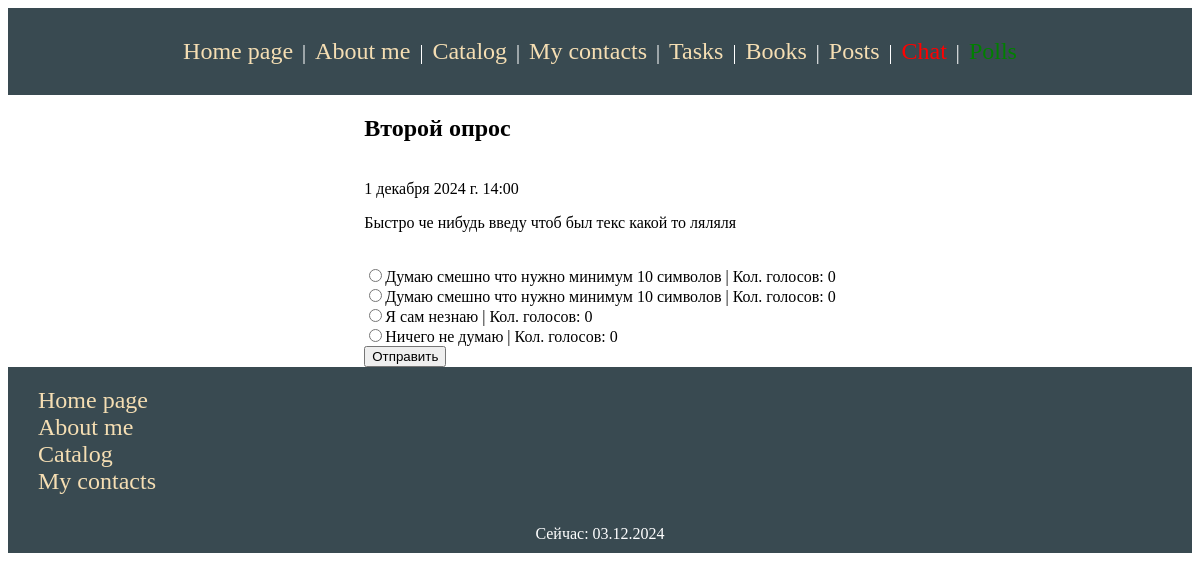
The app's page /polls/poll/2/, older data.
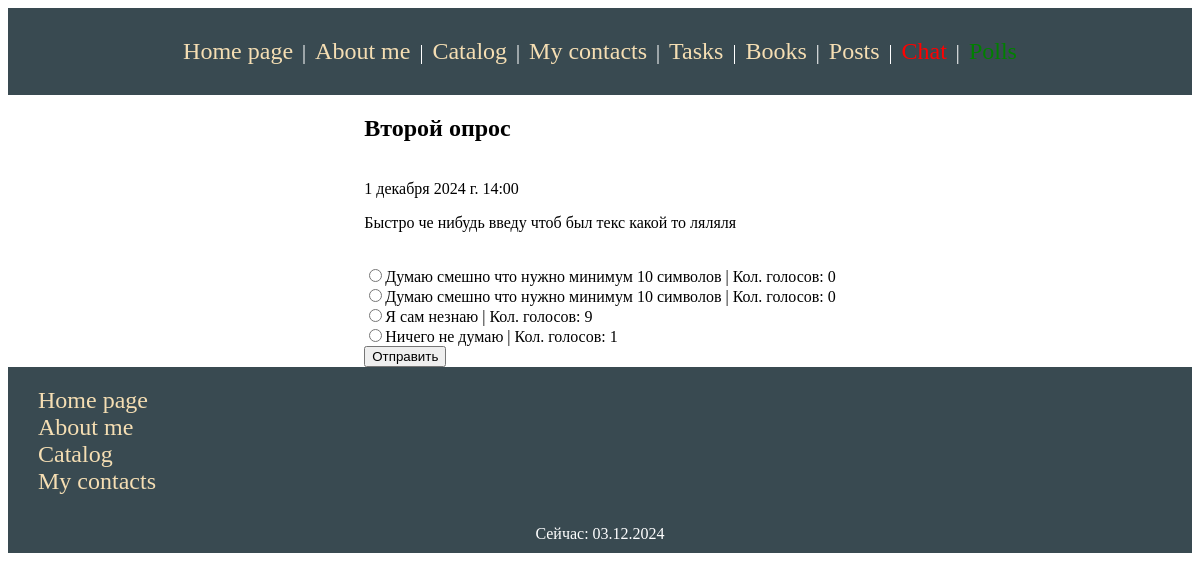
The same page, newer data.
### block/models/poll.py (models this page shows)
class Option(models.Model):
    poll = models.ForeignKey(Poll, on_delete=models.CASCADE, related_name='options')
    text = models.CharField(max_length=100, validators=[MinLengthValidator(10)])
    votes = models.IntegerField(default=0)

### block/views.py (the view)
# urls.py: path('polls/poll/<int:id>/', views.poll_detales, name='poll'),
def poll_detales(request, id):
    pull = Poll.objects.filter(id=id)
    option = Option.objects.filter(poll_id=id)
    return render(request, 'Polls/pull.html', {'pull': pull, 'option': option, 'my_date': datetime.now()})

### block/templates/Polls/pull.html (shortened to what this page needs)
{% extends "base.html" %}
{% block content %}
<div class="big_blog_poll">
  {% for poll in pull %}
<div class="opross" >
    <h2>{{ poll.title }}</h2><br>
  <span>{{ poll.created_at }}</span>
  <form action="vote/" method="POST" >
    <p>{{ poll.description }}</p><br>
    {% for i in option %}
       <input type="radio" name="answer" id={{i.poll_id}} value="{{i.id}}">{{ i.text }} | Кол. голосов: {{i.votes}}<br>
    {% endfor %}
  <input type="submit" value="Отправить">
</form>
</div>
</div>
  {% endfor %}
{% endblock content %}

Row changes from the older to the newer data that the page shows:
changed Option "Я сам незнаю": votes "0" → "9"
changed Option "Ничего не думаю": votes "0" → "1"
